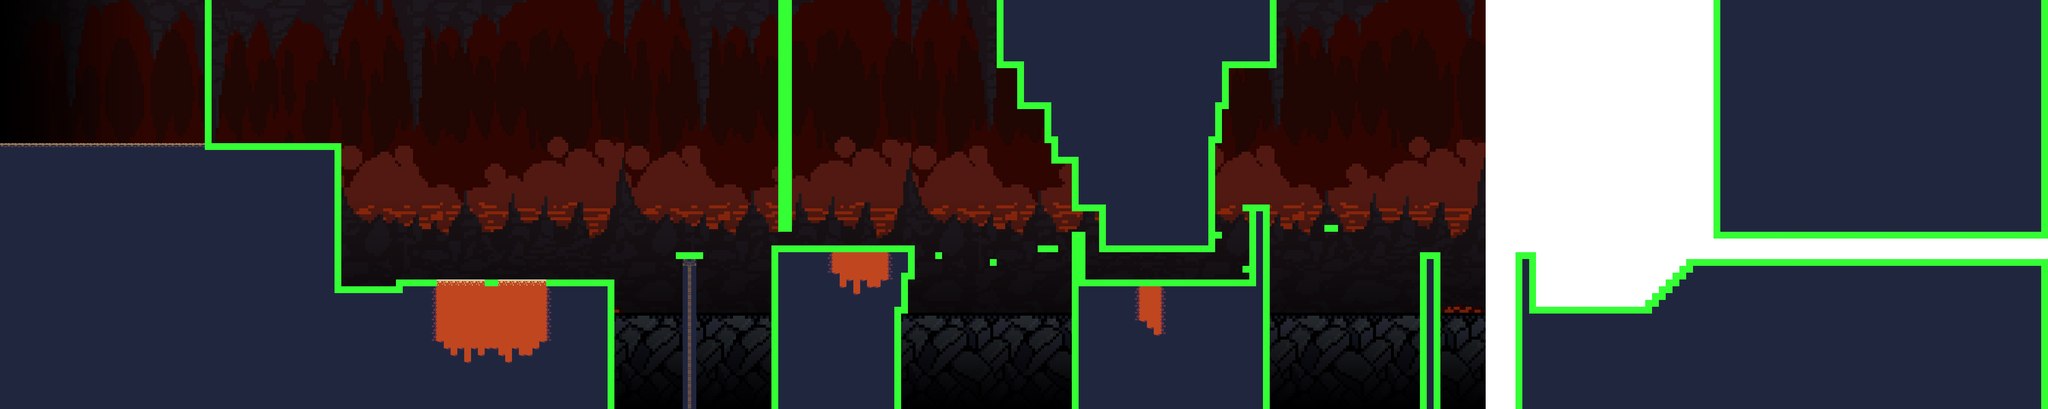

Below is a game level as drawn by its tile map, then a one-line description and the .tmx that defines it (tile-layer data replaced by summaries):
An orthogonal 300x60 tile map with 16x16 px tiles, 2 tile layers (map, pathfinder), 2 tilesets, 1 image layer and 42 objects (41x 0, 7).

<map version="1.0" orientation="orthogonal" renderorder="right-down" width="300" height="60" tilewidth="16" tileheight="16" nextobjectid="64">
 <tileset firstgid="1" name="caves_tileset" tilewidth="16" tileheight="16" tilecount="192" columns="16">
  <image source="caves_tileset.png" width="256" height="192" />
 </tileset>
 <tileset firstgid="193" name="collider_tileset" tilewidth="16" tileheight="16" tilecount="16" columns="4">
  <image source="collider_tileset.png" width="64" height="64" />
 </tileset>
 <imagelayer name="Image Layer 1">
  <image source="background2.png" width="4800" height="960" />
 </imagelayer>
 <objectgroup name="colliders">
  <properties>
   <property name="Speed" type="float" value="0.25" />
  </properties>
  <object id="1" name="0" x="495.909" y="335.818" width="302" height="430" />
  <object id="2" name="0" x="798.909" y="670.818" width="128" height="95.3333" />
  <object id="3" name="0" x="926.909" y="654.818" width="95.6667" height="111.333" />
  <object id="5" name="0" x="1134.91" y="654.818" width="32" height="16" />
  <object id="8" name="0" x="1278.8" y="654.818" width="159.5" height="304.75" />
  <object id="12" name="0" x="1582.91" y="590.818" width="64" height="16" />
  <object id="13" name="0" x="1822.91" y="0.318182" width="32" height="542.5" />
  <object id="14" name="0" x="1806.91" y="574.818" width="143.833" height="385" />
  <object id="15" name="0" x="1950.91" y="654.818" width="128" height="112" />
  <object id="16" name="0" x="2078.91" y="654.818" width="48" height="80" />
  <object id="17" name="0" x="2078.91" y="574.818" width="64" height="80" />
  <object id="20" name="0" x="2190.91" y="590.818" width="16" height="16" />
  <object id="22" name="0" x="2318.91" y="606.818" width="16" height="16" />
  <object id="24" name="0" x="2430.91" y="574.818" width="48" height="16" />
  <object id="25" name="0" x="2510.91" y="542.818" width="32" height="416.667" />
  <object id="26" name="0" x="2542.91" y="654.818" width="128" height="112" />
  <object id="27" name="0" x="2718.91" y="654.818" width="256" height="305.333" />
  <object id="28" name="0" x="2926.91" y="478.818" width="48" height="176" />
  <object id="29" name="0" x="2910.91" y="622.818" width="16" height="16" />
  <object id="31" name="0" x="2846.91" y="542.818" width="16" height="16" />
  <object id="33" name="0" x="2910.91" y="478.818" width="16" height="16" />
  <object id="34" name="0" x="2574.91" y="494.818" width="272" height="96" />
  <object id="35" name="0" x="2510.91" y="382.818" width="336" height="112" />
  <object id="36" name="0" x="2462.91" y="334.818" width="384" height="48" />
  <object id="37" name="0" x="2446.91" y="254.818" width="416" height="80" />
  <object id="38" name="0" x="2382.91" y="158.818" width="496" height="96" />
  <object id="39" name="0" x="2334.91" y="-0.181818" width="656" height="159" />
  <object id="47" name="0" x="3326.91" y="590.818" width="48" height="369.333" />
  <object id="49" name="0" x="3550.91" y="590.818" width="48" height="369.333" />
  <object id="50" name="0" x="3598.91" y="718.818" width="256" height="48" />
  <object id="51" name="0" x="3854.91" y="702.818" width="16" height="64" />
  <object id="52" name="0" x="3870.91" y="686.818" width="16" height="80" />
  <object id="53" name="0" x="3886.91" y="670.818" width="16" height="96" />
  <object id="54" name="0" x="3902.9" y="654.787" width="16" height="112" />
  <object id="55" name="0" x="3918.91" y="638.818" width="16" height="128" />
  <object id="56" name="0" x="3934.91" y="622.818" width="16" height="144" />
  <object id="57" name="0" x="3950.91" y="606.818" width="849.333" height="160" />
  <object id="58" name="0" x="4014.91" y="-1.18182" width="785.333" height="560" />
  <object id="59" name="0" x="3102.91" y="526.818" width="32" height="16" />
  <object id="60" name="0" x="192" y="0" width="304" height="336" />
  <object id="61" name="0" x="2079.33" y="735.333" width="32.6667" height="224.333" />
  <object id="62" name="7" x="4320" y="592" width="48" height="14.5" />
 </objectgroup>
 <layer name="map" width="300" height="60">
  <data>[18000 cells, 8314 non-empty, 28 distinct tile ids]</data>
 </layer>
 <layer name="pathfinder" width="300" height="60">
  <data>[18000 cells, 772 non-empty, 1 distinct tile ids]</data>
 </layer>
</map>